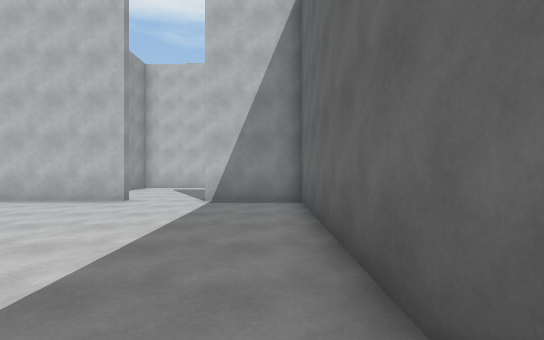
view 1 (above)

20 first-person views from a walk through a 3-D level made in the Unity game engine. The camera is 1.5 m above the floor, looks level and sees 90° across. The floor is counted in squares, 1.8 m on a side. Each view is taken from the middle of a square. On the plan, view 1 faces up. The plan holds only what a view shows up to about 10 squares ahead; the rest is blank. The player is left out.

view 2
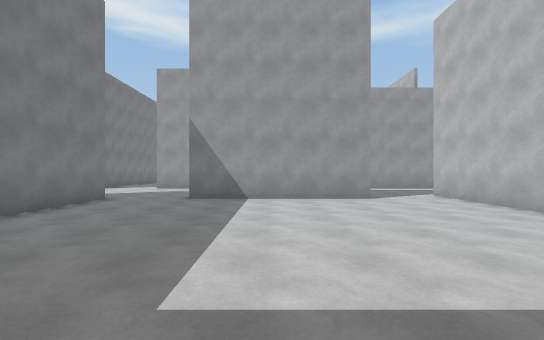

view 3
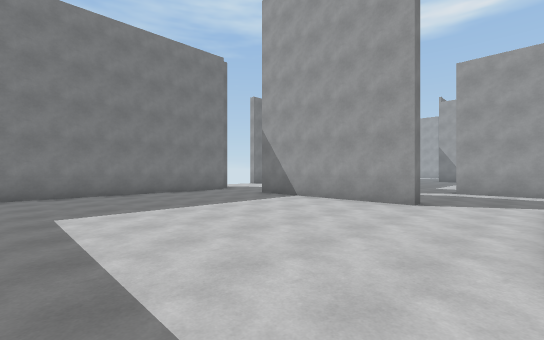

view 4
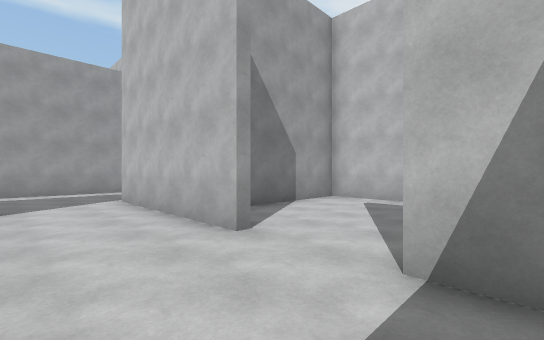

view 5
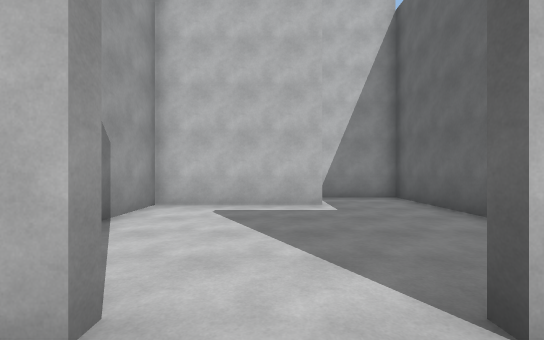

view 6
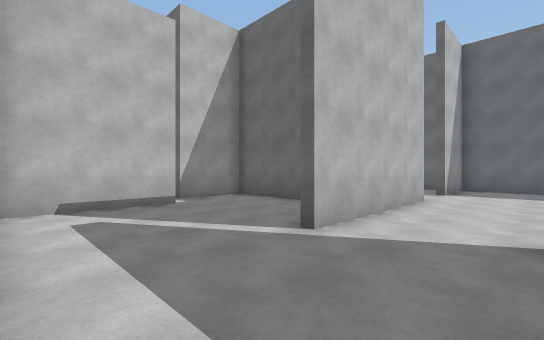

view 7
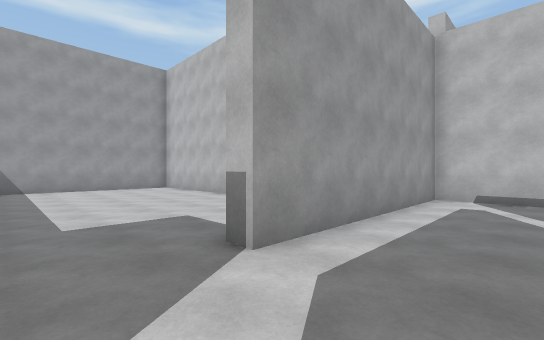

view 8
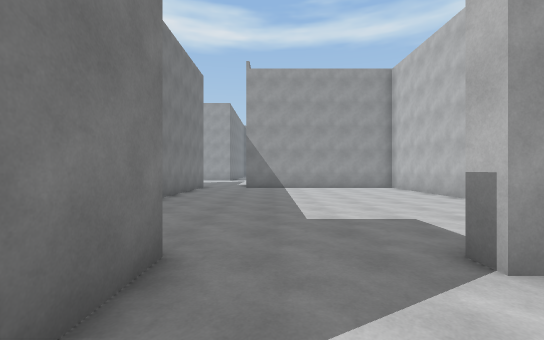

view 9
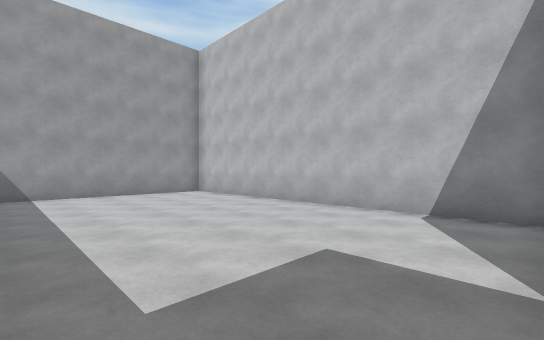

view 10
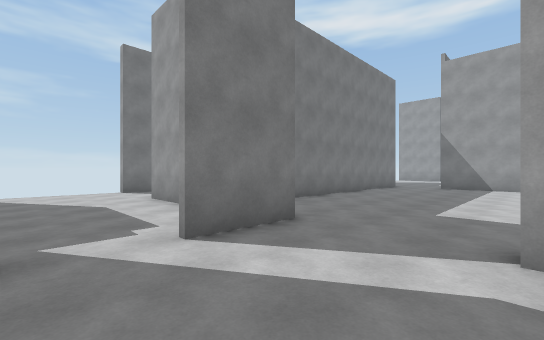

view 11
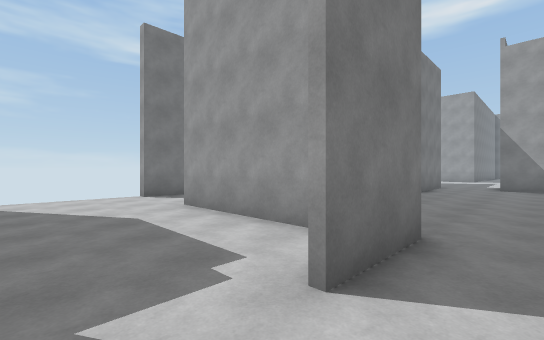

view 12
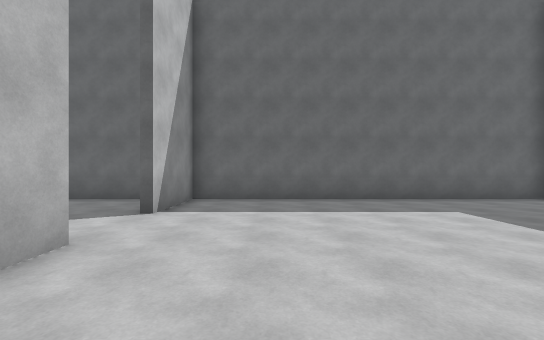

view 13
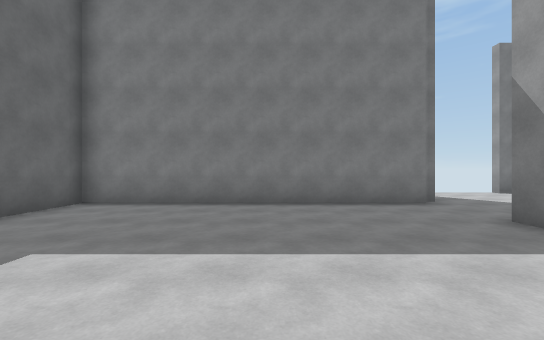

view 14
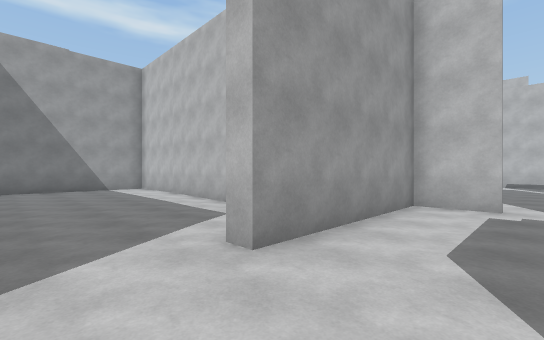

view 15
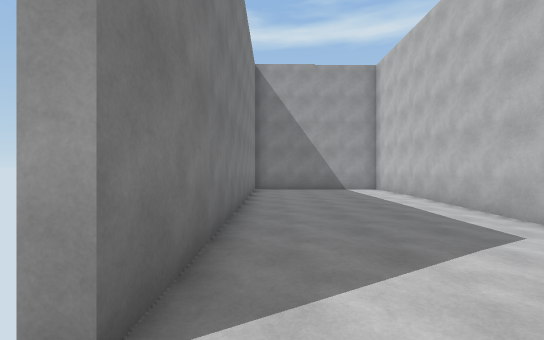

view 16
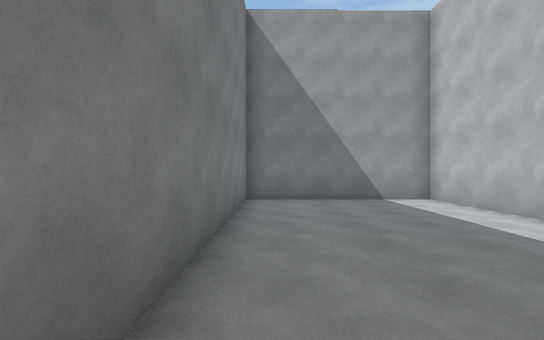

view 17
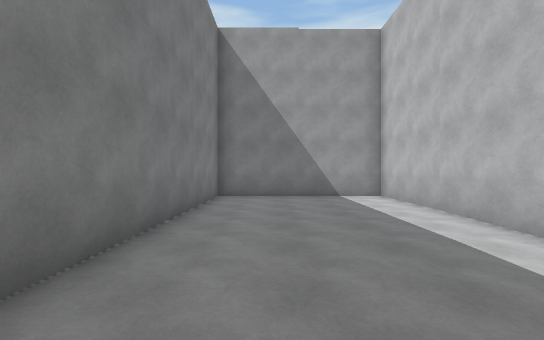

view 18
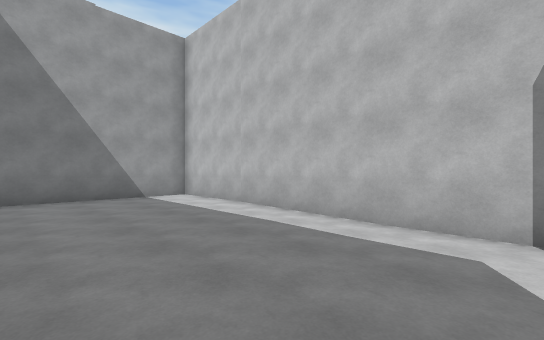

view 19
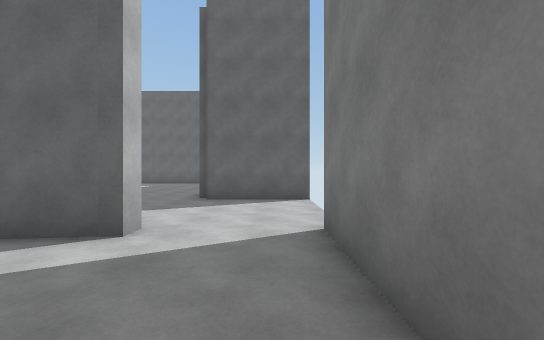

view 20
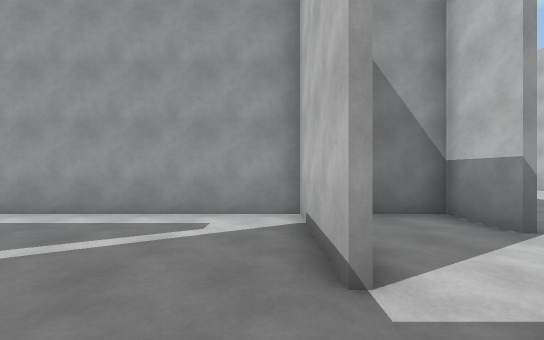

### Floor plan
Points are (right, up) in squares from view 1. A wall is a line through its corners. A room is listed if a view was taken in it or the views show most of it. See-through windows are left out.
Room 1 (views 1, 2, 3, 4, 5, 6, 7, 8, 10, 11, 12, 13, 20)
walls: (-8.4, 4.9) (-7.9, 4.9) (-7.9, -0.5); (-3.9, 7.3) (-8.9, 7.3); (-6.1, 9.8) (-6.1, 12.5) (-8.4, 12.5); (-12.6, 2) (-10.5, 2); (-8, -2.8) (0.8, -2.8) (0.8, 7.3) (-1.9, 7.3); (-8.9, 11.5) (-12.1, 11.5) (-12.1, 4.9) (-12.6, 4.9)
ways out: opening at (-13, 3.5) to room 2; opening at (-9.5, 2) to room 3; opening at (-7, -1.5) to room 3; opening at (-2.5, 8) to room 5
Room 2 (view 9)
walls: (-20, -0.3) (-15.2, -0.3); (-22.7, 7.5) (-22.7, 2.5); (-13, 8.6) (-21.5, 8.6)
ways out: opening at (-13, 3.5) to room 1
Room 3 (views 14, 15)
walls: (-10.5, 1.8) (-12.1, 1.8) (-12.1, -3.1) (-12.6, -3.1); (-8.3, -6.1) (-8.3, -3.1); (-13.6, -5.7) (-12.1, -5.7)
ways out: opening at (-9.5, 2) to room 1; opening at (-7, -1.5) to room 1; opening at (-13, -4.5) to room 4; gap at (-12, -6)
Room 4 (views 16, 17, 18, 19)
walls: (-14, -0.5) (-22.7, -0.5) (-22.7, -5.7) (-13.6, -5.7); (-12.6, -3.1) (-12.6, -1.5)
ways out: opening at (-13, -4.5) to room 3
Room 5 (no view inside)
walls: (-1.8, 12.5) (-5.8, 12.5) (-5.8, 9); (0.8, 8.7) (0.8, 14.3) (-1.5, 14.3)
ways out: opening at (-2.5, 8) to room 1

Positions as (right, up) in squares from view 1, and headings:
1: (0, 0), facing up
2: (0, 2), facing left
3: (-1, 7), facing down-left
4: (-1, 5), facing up-left
5: (-3, 6), facing up
6: (-12, 5), facing up-right
7: (-10, 3), facing up-left
8: (-10, 3), facing left
9: (-13, 3), facing up-left
10: (-9, 5), facing down-left
11: (-9, 3), facing down-left
12: (-7, 5), facing right
13: (-4, 4), facing down
14: (-10, -5), facing up-left
15: (-11, -5), facing left
16: (-15, -5), facing left
17: (-14, -4), facing left
18: (-14, -5), facing up-left
19: (-16, -5), facing right
20: (-7, 11), facing left
